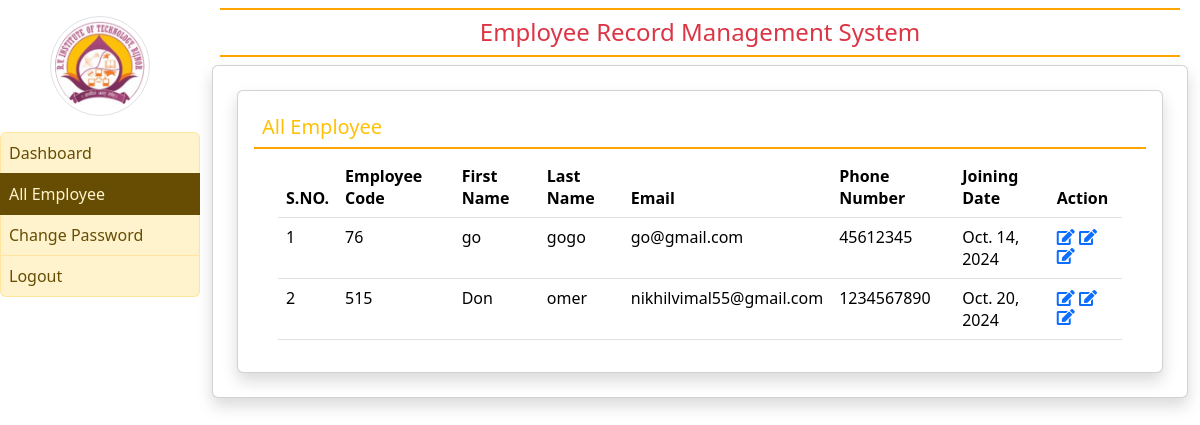
Screenshot of /admin_employee (signed in) with the database file from the repository.
### employee/models.py (models this page shows, shortened)
class employeedetail(models.Model):
    user= models.ForeignKey(User,on_delete=models.CASCADE)
    empcode=models.CharField(max_length=100)
    gender=models.CharField(max_length=100,null=True)
    dept=models.CharField(max_length=100,null=True)
    contact=models.CharField(max_length=15,null=True)
    designation=models.CharField(max_length=100,null=True)
    joingdate=models.DateField(null=True)

### employee/views.py (the view)
# urls.py: path('admin_employee', admin_employee,name='admin_employee'),
def admin_employee(request):
    if not request.user.is_authenticated:
        return redirect("admin_login")
    user=request.user
    employee=employeedetail.objects.all()
    error=""
    return render(request,'admin_employee.html',locals())

### employee/templates/admin_employee.html
{% extends "admin_nav.html" %}
{% block main %}
<div class="card shadow m-2">
    <div class="card-body">
        <h5 class="p-2 text-warning" style="border-bottom: 2px solid orange">All Employee</h5>
        <div class="container-fluid">
            <div class=container>
                <table id="example" class="table table-hover thead-dark" style="width:100%">
                    <thead>
                        <tr>
                            <th>S.NO.</th>
                            <th>Employee Code</th>
                            <th>First Name</th>
                            <th>Last Name</th>
                            <th>Email</th>
                            <th>Phone Number</th>
                            <th>Joining Date</th>
                            <th>Action</th>
                        </tr>
                    </thead>
                    <tbody>
                        {% for i in employee%}
                        <tr>
                            <td>{{forloop.counter}}</td>
                            <td>{{i.empcode}}</td>
                            <td>{{i.user.first_name}}</td>
                            <td>{{i.user.last_name}}</td>
                            <td>{{i.user.username}}</td>
                            <td>{{i.contact}}</td>
                            <td>{{i.joingdate}}</td>
                            <td><abbr title="Edit Profile"><a href="{% url 'admin_edit_emp' i.user %}" class="test-primary"><i class="fas fa-edit"></i></a></abbr>
                                <abbr title="Edit Eduaction"><a href="{% url 'admin_edit_edu' i.user %}" class="test-primary"><i class="fas fa-edit"></i></a></abbr>
                                <abbr title="Edit Experience"><a href="{% url 'admin_edit_exp' i.user %}" class="test-primary"><i class="fas fa-edit"></i></a></abbr>
                            </td>
                        </tr>
                        {% endfor %}
                    </tbody>
                </table>
            </div>
            </div>
        </div>
    </div>
</div>
{% endblock %}

### employee/templates/admin_nav.html (shortened to what this page needs)
{% load static %}
<link href="https://cdn.jsdelivr.net/npm/bootstrap@5.3.3/dist/css/bootstrap.min.css" rel="stylesheet">
<link rel="stylesheet" href="{% static 'css/style.css' %}">
<link rel="stylesheet" href="https://cdn.datatables.net/2.1.8/css/dataTables.dataTables.css">
<link rel="stylesheet" href="https://cdn.datatables.net/buttons/3.1.2/css/buttons.dataTables.css">
<link rel="stylesheet" href="https://use.fontawesome.com/releases/v5.7.0/css/all.css">
<body>
    <div class="container-fluid">
        <div class="row">
            <div class="col-sm-2 p-0">
                <center><img src={% static "images/rvitlogo.jpg" %} height="100" width="100" class="img-thumbnail rounded-circle my-3"></center>
                <div class="list-group">
                    <a href="{% url 'admin_home' %}" class="list-group-item list-group-item-action list-group-item-warning {% if request.path == '/emphome' %} active {% endif %}">Dashboard</a>
                    <a href="{% url 'admin_employee' %}" class="list-group-item list-group-item-action list-group-item-warning {% if request.path == '/admin_employee' %} active {% endif %}">All Employee</a>
                    <a href="{% url 'admin_pass' %}" class="list-group-item list-group-item-action list-group-item-warning {% if request.path == '/admin_pass' %} active {% endif %}">Change Password</a>
                    <a href="{% url 'emplogout' %}" class="list-group-item list-group-item-action list-group-item-warning">Logout</a>
                </div>
            </div>
            <div class="col-sm-10">
                <h4 class="text-center font-weight-bold p-2 m-2 text-danger" style="border-bottom: 2px solid orange; border-top : 2px solid orange;">Employee Record Management System </h4>
                <div class="card shadow" >
                    <div class="card-body">
                        {% block main %}
                        {% endblock %}
                    </div>
                </div>
    </div>
</body>

### employee/static/css/style.css (style rules this page uses)
.list-group-item { padding: 8px !important; }

### rows the page displays
employeedetail: empcode "76", user.first_name "go", user.last_name "gogo", user.username "go@gmail.com", contact "45612345", joingdate "Oct. 14, 2024"
employeedetail: empcode "515", user.first_name "Don", user.last_name "omer", user.username "nikhilvimal55@gmail.com", contact "1234567890", joingdate "Oct. 20, 2024"
